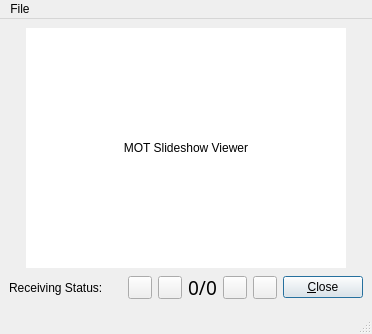
<ui version="4.0" >
 <class>SlideShowViewer</class>
 <widget class="QMainWindow" name="SlideShowViewer" >
  <property name="geometry" >
   <rect>
    <x>0</x>
    <y>0</y>
    <width>371</width>
    <height>334</height>
   </rect>
  </property>
  <property name="windowTitle" >
   <string>MainWindow</string>
  </property>
  <widget class="QWidget" name="centralwidget" >
   <layout class="QVBoxLayout" name="verticalLayout" >
    <item>
     <layout class="QHBoxLayout" name="horizontalLayout" >
      <item>
       <spacer name="horizontalSpacer" >
        <property name="orientation" >
         <enum>Qt::Horizontal</enum>
        </property>
        <property name="sizeHint" stdset="0" >
         <size>
          <width>40</width>
          <height>20</height>
         </size>
        </property>
       </spacer>
      </item>
      <item>
       <widget class="QLabel" name="image" >
        <property name="sizePolicy" >
         <sizepolicy vsizetype="Fixed" hsizetype="Fixed" >
          <horstretch>0</horstretch>
          <verstretch>0</verstretch>
         </sizepolicy>
        </property>
        <property name="minimumSize" >
         <size>
          <width>320</width>
          <height>240</height>
         </size>
        </property>
        <property name="baseSize" >
         <size>
          <width>320</width>
          <height>240</height>
         </size>
        </property>
        <property name="styleSheet" >
         <string notr="true" >background: white</string>
        </property>
        <property name="text" >
         <string>MOT Slideshow Viewer</string>
        </property>
        <property name="alignment" >
         <set>Qt::AlignCenter</set>
        </property>
       </widget>
      </item>
      <item>
       <spacer name="horizontalSpacer_2" >
        <property name="orientation" >
         <enum>Qt::Horizontal</enum>
        </property>
        <property name="sizeHint" stdset="0" >
         <size>
          <width>40</width>
          <height>20</height>
         </size>
        </property>
       </spacer>
      </item>
     </layout>
    </item>
    <item>
     <layout class="QHBoxLayout" name="_2" >
      <property name="spacing" >
       <number>6</number>
      </property>
      <property name="margin" >
       <number>0</number>
      </property>
      <item>
       <widget class="QLabel" name="TextLabel1" >
        <property name="text" >
         <string>Receiving Status:</string>
        </property>
        <property name="wordWrap" >
         <bool>false</bool>
        </property>
       </widget>
      </item>
      <item>
       <widget class="CMultColorLED" native="1" name="LEDStatus" >
        <property name="minimumSize" >
         <size>
          <width>13</width>
          <height>13</height>
         </size>
        </property>
        <property name="maximumSize" >
         <size>
          <width>13</width>
          <height>13</height>
         </size>
        </property>
       </widget>
      </item>
      <item>
       <spacer name="Spacer5" >
        <property name="orientation" >
         <enum>Qt::Horizontal</enum>
        </property>
        <property name="sizeType" >
         <enum>QSizePolicy::Expanding</enum>
        </property>
        <property name="sizeHint" stdset="0" >
         <size>
          <width>20</width>
          <height>20</height>
         </size>
        </property>
       </spacer>
      </item>
      <item>
       <widget class="QToolButton" name="ButtonJumpBegin" >
        <property name="text" >
         <string/>
        </property>
        <property name="icon" >
         <iconset resource="res/icons.qrc" >
          <normaloff>:/icons/JumpBegin.png</normaloff>:/icons/JumpBegin.png</iconset>
        </property>
       </widget>
      </item>
      <item>
       <widget class="QToolButton" name="ButtonStepBack" >
        <property name="text" >
         <string/>
        </property>
        <property name="icon" >
         <iconset resource="res/icons.qrc" >
          <normaloff>:/icons/StepBack.png</normaloff>:/icons/StepBack.png</iconset>
        </property>
       </widget>
      </item>
      <item>
       <widget class="QLabel" name="LabelCurPicNum" >
        <property name="font" >
         <font>
          <family>Arial Black</family>
          <pointsize>14</pointsize>
         </font>
        </property>
        <property name="frameShadow" >
         <enum>QFrame::Sunken</enum>
        </property>
        <property name="text" >
         <string>0/0</string>
        </property>
        <property name="alignment" >
         <set>Qt::AlignCenter</set>
        </property>
        <property name="wordWrap" >
         <bool>false</bool>
        </property>
       </widget>
      </item>
      <item>
       <widget class="QToolButton" name="ButtonStepForward" >
        <property name="text" >
         <string/>
        </property>
        <property name="icon" >
         <iconset resource="res/icons.qrc" >
          <normaloff>:/icons/StepForw.png</normaloff>:/icons/StepForw.png</iconset>
        </property>
       </widget>
      </item>
      <item>
       <widget class="QToolButton" name="ButtonJumpEnd" >
        <property name="text" >
         <string/>
        </property>
        <property name="icon" >
         <iconset resource="res/icons.qrc" >
          <normaloff>:/icons/JumpEnd.png</normaloff>:/icons/JumpEnd.png</iconset>
        </property>
       </widget>
      </item>
      <item>
       <spacer name="Spacer5_2" >
        <property name="orientation" >
         <enum>Qt::Horizontal</enum>
        </property>
        <property name="sizeType" >
         <enum>QSizePolicy::Expanding</enum>
        </property>
        <property name="sizeHint" stdset="0" >
         <size>
          <width>20</width>
          <height>20</height>
         </size>
        </property>
       </spacer>
      </item>
      <item>
       <widget class="QPushButton" name="buttonOk" >
        <property name="text" >
         <string>&amp;Close</string>
        </property>
        <property name="autoDefault" >
         <bool>true</bool>
        </property>
        <property name="default" >
         <bool>true</bool>
        </property>
       </widget>
      </item>
     </layout>
    </item>
   </layout>
  </widget>
  <widget class="QMenuBar" name="menubar" >
   <property name="geometry" >
    <rect>
     <x>0</x>
     <y>0</y>
     <width>371</width>
     <height>19</height>
    </rect>
   </property>
   <widget class="QMenu" name="menuFile" >
    <property name="title" >
     <string>File</string>
    </property>
    <addaction name="actionClear_All" />
    <addaction name="separator" />
    <addaction name="actionSave" />
    <addaction name="actionSave_All" />
    <addaction name="separator" />
    <addaction name="actionClose" />
   </widget>
   <addaction name="menuFile" />
  </widget>
  <widget class="QStatusBar" name="statusbar" />
  <action name="actionClear_All" >
   <property name="text" >
    <string>Clear All</string>
   </property>
  </action>
  <action name="actionSave" >
   <property name="text" >
    <string>Save</string>
   </property>
  </action>
  <action name="actionSave_All" >
   <property name="text" >
    <string>Save All</string>
   </property>
  </action>
  <action name="actionClose" >
   <property name="text" >
    <string>Close</string>
   </property>
  </action>
 </widget>
 <customwidgets>
  <customwidget>
   <class>CMultColorLED</class>
   <extends>QWidget</extends>
   <header>MultColorLED.h</header>
  </customwidget>
 </customwidgets>
 <resources>
  <include location="res/icons.qrc" />
 </resources>
 <connections/>
</ui>
